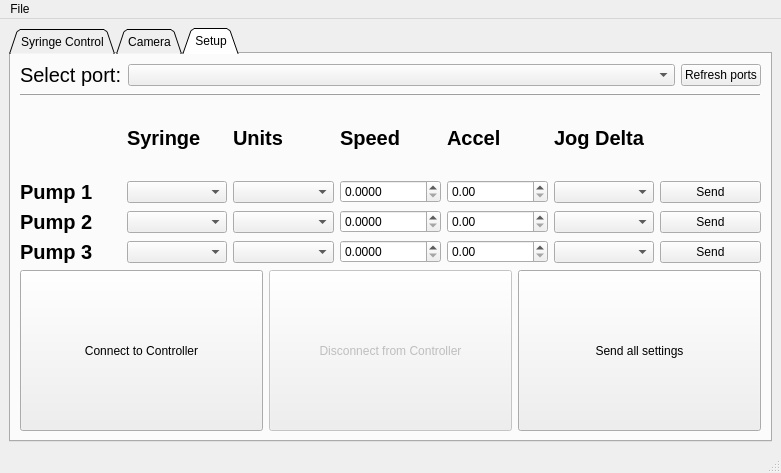
<?xml version="1.0" encoding="UTF-8"?>
<ui version="4.0">
 <class>MainWindow</class>
 <widget class="QMainWindow" name="MainWindow">
  <property name="geometry">
   <rect>
    <x>0</x>
    <y>0</y>
    <width>781</width>
    <height>473</height>
   </rect>
  </property>
  <property name="windowTitle">
   <string>Poseidon Controller</string>
  </property>
  <widget class="QWidget" name="centralwidget">
   <layout class="QVBoxLayout" name="verticalLayout">
    <item>
     <widget class="QTabWidget" name="tabWidget">
      <property name="focusPolicy">
       <enum>Qt::TabFocus</enum>
      </property>
      <property name="acceptDrops">
       <bool>false</bool>
      </property>
      <property name="tabPosition">
       <enum>QTabWidget::North</enum>
      </property>
      <property name="tabShape">
       <enum>QTabWidget::Triangular</enum>
      </property>
      <property name="currentIndex">
       <number>2</number>
      </property>
      <property name="iconSize">
       <size>
        <width>16</width>
        <height>16</height>
       </size>
      </property>
      <property name="movable">
       <bool>false</bool>
      </property>
      <widget class="QWidget" name="control">
       <attribute name="title">
        <string>Syringe Control</string>
       </attribute>
       <layout class="QHBoxLayout" name="horizontalLayout_10">
        <item>
         <layout class="QHBoxLayout" name="horizontalLayout_3">
          <item>
           <layout class="QVBoxLayout" name="verticalLayout_9">
            <item>
             <layout class="QGridLayout" name="gridLayout_6">
              <item row="0" column="2">
               <widget class="Line" name="line_4">
                <property name="frameShadow">
                 <enum>QFrame::Raised</enum>
                </property>
                <property name="lineWidth">
                 <number>3</number>
                </property>
                <property name="orientation">
                 <enum>Qt::Vertical</enum>
                </property>
               </widget>
              </item>
              <item row="0" column="0">
               <widget class="QLabel" name="label">
                <property name="font">
                 <font>
                  <pointsize>15</pointsize>
                  <weight>75</weight>
                  <bold>true</bold>
                 </font>
                </property>
                <property name="text">
                 <string/>
                </property>
                <property name="alignment">
                 <set>Qt::AlignCenter</set>
                </property>
               </widget>
              </item>
              <item row="2" column="3">
               <widget class="QLCDNumber" name="p2_incremental_DISP">
                <property name="frameShape">
                 <enum>QFrame::Panel</enum>
                </property>
                <property name="frameShadow">
                 <enum>QFrame::Sunken</enum>
                </property>
                <property name="digitCount">
                 <number>5</number>
                </property>
               </widget>
              </item>
              <item row="3" column="4">
               <widget class="QLCDNumber" name="p3_remain_DISP">
                <property name="frameShape">
                 <enum>QFrame::Panel</enum>
                </property>
                <property name="frameShadow">
                 <enum>QFrame::Sunken</enum>
                </property>
                <property name="digitCount">
                 <number>5</number>
                </property>
               </widget>
              </item>
              <item row="0" column="3">
               <layout class="QHBoxLayout" name="horizontalLayout_12">
                <item>
                 <widget class="QCheckBox" name="p2_activate_CHECKBOX">
                  <property name="sizePolicy">
                   <sizepolicy hsizetype="Maximum" vsizetype="Fixed">
                    <horstretch>0</horstretch>
                    <verstretch>0</verstretch>
                   </sizepolicy>
                  </property>
                  <property name="text">
                   <string/>
                  </property>
                 </widget>
                </item>
                <item>
                 <widget class="QLabel" name="label_6">
                  <property name="font">
                   <font>
                    <pointsize>15</pointsize>
                    <weight>75</weight>
                    <bold>true</bold>
                   </font>
                  </property>
                  <property name="text">
                   <string>Pump 2</string>
                  </property>
                  <property name="alignment">
                   <set>Qt::AlignCenter</set>
                  </property>
                 </widget>
                </item>
               </layout>
              </item>
              <item row="2" column="0">
               <widget class="QLabel" name="label_56">
                <property name="font">
                 <font>
                  <pointsize>15</pointsize>
                 </font>
                </property>
                <property name="text">
                 <string>Incremental</string>
                </property>
                <property name="alignment">
                 <set>Qt::AlignCenter</set>
                </property>
               </widget>
              </item>
              <item row="2" column="4">
               <widget class="QLCDNumber" name="p3_incremental_DISP">
                <property name="frameShape">
                 <enum>QFrame::Panel</enum>
                </property>
                <property name="frameShadow">
                 <enum>QFrame::Sunken</enum>
                </property>
                <property name="digitCount">
                 <number>5</number>
                </property>
               </widget>
              </item>
              <item row="0" column="1">
               <layout class="QHBoxLayout" name="horizontalLayout_14">
                <item>
                 <widget class="QCheckBox" name="p1_activate_CHECKBOX">
                  <property name="sizePolicy">
                   <sizepolicy hsizetype="Maximum" vsizetype="Fixed">
                    <horstretch>0</horstretch>
                    <verstretch>0</verstretch>
                   </sizepolicy>
                  </property>
                  <property name="text">
                   <string/>
                  </property>
                 </widget>
                </item>
                <item>
                 <widget class="QLabel" name="label_8">
                  <property name="font">
                   <font>
                    <pointsize>15</pointsize>
                    <weight>75</weight>
                    <bold>true</bold>
                   </font>
                  </property>
                  <property name="text">
                   <string>Pump 1</string>
                  </property>
                  <property name="alignment">
                   <set>Qt::AlignCenter</set>
                  </property>
                 </widget>
                </item>
               </layout>
              </item>
              <item row="3" column="0">
               <widget class="QLabel" name="label_57">
                <property name="font">
                 <font>
                  <pointsize>15</pointsize>
                 </font>
                </property>
                <property name="text">
                 <string>Remain</string>
                </property>
                <property name="alignment">
                 <set>Qt::AlignCenter</set>
                </property>
               </widget>
              </item>
              <item row="1" column="3">
               <widget class="QLCDNumber" name="p2_absolute_DISP">
                <property name="frameShape">
                 <enum>QFrame::Panel</enum>
                </property>
                <property name="frameShadow">
                 <enum>QFrame::Sunken</enum>
                </property>
                <property name="digitCount">
                 <number>5</number>
                </property>
               </widget>
              </item>
              <item row="3" column="1">
               <widget class="QLCDNumber" name="p1_remain_DISP">
                <property name="frameShape">
                 <enum>QFrame::Panel</enum>
                </property>
                <property name="frameShadow">
                 <enum>QFrame::Sunken</enum>
                </property>
                <property name="digitCount">
                 <number>5</number>
                </property>
               </widget>
              </item>
              <item row="2" column="1">
               <widget class="QLCDNumber" name="p1_incremental_DISP">
                <property name="frameShape">
                 <enum>QFrame::Panel</enum>
                </property>
                <property name="frameShadow">
                 <enum>QFrame::Sunken</enum>
                </property>
                <property name="digitCount">
                 <number>5</number>
                </property>
               </widget>
              </item>
              <item row="1" column="0">
               <widget class="QLabel" name="label_58">
                <property name="font">
                 <font>
                  <pointsize>15</pointsize>
                 </font>
                </property>
                <property name="text">
                 <string>Absolute</string>
                </property>
                <property name="alignment">
                 <set>Qt::AlignCenter</set>
                </property>
               </widget>
              </item>
              <item row="1" column="4">
               <widget class="QLCDNumber" name="p3_absolute_DISP">
                <property name="frameShape">
                 <enum>QFrame::Panel</enum>
                </property>
                <property name="frameShadow">
                 <enum>QFrame::Sunken</enum>
                </property>
                <property name="digitCount">
                 <number>5</number>
                </property>
               </widget>
              </item>
              <item row="3" column="3">
               <widget class="QLCDNumber" name="p2_remain_DISP">
                <property name="frameShape">
                 <enum>QFrame::Panel</enum>
                </property>
                <property name="frameShadow">
                 <enum>QFrame::Sunken</enum>
                </property>
                <property name="digitCount">
                 <number>5</number>
                </property>
               </widget>
              </item>
              <item row="0" column="4">
               <layout class="QHBoxLayout" name="horizontalLayout_13">
                <item>
                 <widget class="Line" name="line_5">
                  <property name="frameShadow">
                   <enum>QFrame::Raised</enum>
                  </property>
                  <property name="lineWidth">
                   <number>3</number>
                  </property>
                  <property name="orientation">
                   <enum>Qt::Vertical</enum>
                  </property>
                 </widget>
                </item>
                <item>
                 <widget class="QCheckBox" name="p3_activate_CHECKBOX">
                  <property name="sizePolicy">
                   <sizepolicy hsizetype="Maximum" vsizetype="Fixed">
                    <horstretch>0</horstretch>
                    <verstretch>0</verstretch>
                   </sizepolicy>
                  </property>
                  <property name="text">
                   <string/>
                  </property>
                 </widget>
                </item>
                <item>
                 <widget class="QLabel" name="label_25">
                  <property name="font">
                   <font>
                    <pointsize>15</pointsize>
                    <weight>75</weight>
                    <bold>true</bold>
                   </font>
                  </property>
                  <property name="text">
                   <string>Pump 3</string>
                  </property>
                  <property name="alignment">
                   <set>Qt::AlignCenter</set>
                  </property>
                 </widget>
                </item>
               </layout>
              </item>
              <item row="1" column="1">
               <widget class="QLCDNumber" name="p1_absolute_DISP">
                <property name="frameShape">
                 <enum>QFrame::Panel</enum>
                </property>
                <property name="frameShadow">
                 <enum>QFrame::Sunken</enum>
                </property>
                <property name="digitCount">
                 <number>4</number>
                </property>
               </widget>
              </item>
             </layout>
            </item>
            <item>
             <widget class="Line" name="line_3">
              <property name="frameShadow">
               <enum>QFrame::Raised</enum>
              </property>
              <property name="lineWidth">
               <number>2</number>
              </property>
              <property name="orientation">
               <enum>Qt::Horizontal</enum>
              </property>
             </widget>
            </item>
            <item>
             <layout class="QGridLayout" name="gridLayout_3">
              <item row="1" column="0">
               <widget class="QLabel" name="label_23">
                <property name="font">
                 <font>
                  <pointsize>15</pointsize>
                  <weight>75</weight>
                  <italic>false</italic>
                  <bold>true</bold>
                  <underline>false</underline>
                 </font>
                </property>
                <property name="text">
                 <string/>
                </property>
                <property name="alignment">
                 <set>Qt::AlignCenter</set>
                </property>
               </widget>
              </item>
              <item row="4" column="3">
               <widget class="QDoubleSpinBox" name="p3_amount_INPUT"/>
              </item>
              <item row="3" column="0">
               <widget class="QLabel" name="label_14">
                <property name="font">
                 <font>
                  <pointsize>15</pointsize>
                  <weight>75</weight>
                  <bold>true</bold>
                 </font>
                </property>
                <property name="text">
                 <string>Pump 2</string>
                </property>
                <property name="alignment">
                 <set>Qt::AlignCenter</set>
                </property>
               </widget>
              </item>
              <item row="3" column="3">
               <widget class="QDoubleSpinBox" name="p2_amount_INPUT"/>
              </item>
              <item row="4" column="0">
               <widget class="QLabel" name="label_15">
                <property name="font">
                 <font>
                  <pointsize>15</pointsize>
                  <weight>75</weight>
                  <bold>true</bold>
                 </font>
                </property>
                <property name="text">
                 <string>Pump 3</string>
                </property>
                <property name="alignment">
                 <set>Qt::AlignCenter</set>
                </property>
               </widget>
              </item>
              <item row="2" column="3">
               <widget class="QDoubleSpinBox" name="p1_amount_INPUT"/>
              </item>
              <item row="1" column="2">
               <widget class="QLabel" name="label_24">
                <property name="font">
                 <font>
                  <pointsize>15</pointsize>
                  <weight>75</weight>
                  <italic>false</italic>
                  <bold>true</bold>
                  <underline>false</underline>
                 </font>
                </property>
                <property name="text">
                 <string>Speed</string>
                </property>
                <property name="alignment">
                 <set>Qt::AlignCenter</set>
                </property>
               </widget>
              </item>
              <item row="2" column="2">
               <widget class="QLabel" name="p1_units_LABEL">
                <property name="text">
                 <string>[units]</string>
                </property>
                <property name="alignment">
                 <set>Qt::AlignCenter</set>
                </property>
               </widget>
              </item>
              <item row="1" column="3">
               <widget class="QLabel" name="label_10">
                <property name="font">
                 <font>
                  <pointsize>15</pointsize>
                  <weight>75</weight>
                  <italic>false</italic>
                  <bold>true</bold>
                  <underline>false</underline>
                 </font>
                </property>
                <property name="text">
                 <string>Amount </string>
                </property>
                <property name="alignment">
                 <set>Qt::AlignCenter</set>
                </property>
               </widget>
              </item>
              <item row="4" column="1">
               <widget class="QLabel" name="p3_syringe_LABEL">
                <property name="text">
                 <string>syringe</string>
                </property>
                <property name="alignment">
                 <set>Qt::AlignCenter</set>
                </property>
               </widget>
              </item>
              <item row="3" column="2">
               <widget class="QLabel" name="p2_units_LABEL">
                <property name="text">
                 <string>[units]</string>
                </property>
                <property name="alignment">
                 <set>Qt::AlignCenter</set>
                </property>
               </widget>
              </item>
              <item row="2" column="0">
               <widget class="QLabel" name="label_13">
                <property name="font">
                 <font>
                  <pointsize>15</pointsize>
                  <weight>75</weight>
                  <bold>true</bold>
                 </font>
                </property>
                <property name="text">
                 <string>Pump 1</string>
                </property>
                <property name="alignment">
                 <set>Qt::AlignCenter</set>
                </property>
               </widget>
              </item>
              <item row="1" column="1">
               <widget class="QLabel" name="label_27">
                <property name="font">
                 <font>
                  <pointsize>15</pointsize>
                  <weight>75</weight>
                  <italic>false</italic>
                  <bold>true</bold>
                  <underline>false</underline>
                 </font>
                </property>
                <property name="text">
                 <string>Syringe</string>
                </property>
                <property name="alignment">
                 <set>Qt::AlignCenter</set>
                </property>
               </widget>
              </item>
              <item row="4" column="2">
               <widget class="QLabel" name="p3_units_LABEL">
                <property name="text">
                 <string>[units]</string>
                </property>
                <property name="alignment">
                 <set>Qt::AlignCenter</set>
                </property>
               </widget>
              </item>
              <item row="3" column="1">
               <widget class="QLabel" name="p2_syringe_LABEL">
                <property name="text">
                 <string>syringe</string>
                </property>
                <property name="alignment">
                 <set>Qt::AlignCenter</set>
                </property>
               </widget>
              </item>
              <item row="2" column="1">
               <widget class="QLabel" name="p1_syringe_LABEL">
                <property name="text">
                 <string>syringe</string>
                </property>
                <property name="alignment">
                 <set>Qt::AlignCenter</set>
                </property>
               </widget>
              </item>
             </layout>
            </item>
           </layout>
          </item>
          <item>
           <widget class="Line" name="line">
            <property name="frameShadow">
             <enum>QFrame::Raised</enum>
            </property>
            <property name="lineWidth">
             <number>2</number>
            </property>
            <property name="orientation">
             <enum>Qt::Vertical</enum>
            </property>
           </widget>
          </item>
          <item>
           <layout class="QVBoxLayout" name="verticalLayout_2">
            <item>
             <layout class="QHBoxLayout" name="horizontalLayout_11">
              <item>
               <widget class="QPushButton" name="run_BTN">
                <property name="sizePolicy">
                 <sizepolicy hsizetype="Minimum" vsizetype="Minimum">
                  <horstretch>0</horstretch>
                  <verstretch>0</verstretch>
                 </sizepolicy>
                </property>
                <property name="font">
                 <font>
                  <weight>75</weight>
                  <bold>true</bold>
                 </font>
                </property>
                <property name="text">
                 <string>Run</string>
                </property>
               </widget>
              </item>
              <item>
               <widget class="QPushButton" name="pause_BTN">
                <property name="sizePolicy">
                 <sizepolicy hsizetype="Minimum" vsizetype="Minimum">
                  <horstretch>0</horstretch>
                  <verstretch>0</verstretch>
                 </sizepolicy>
                </property>
                <property name="text">
                 <string>Pause</string>
                </property>
               </widget>
              </item>
              <item>
               <widget class="QPushButton" name="zero_BTN">
                <property name="sizePolicy">
                 <sizepolicy hsizetype="Minimum" vsizetype="Minimum">
                  <horstretch>0</horstretch>
                  <verstretch>0</verstretch>
                 </sizepolicy>
                </property>
                <property name="text">
                 <string>Zero</string>
                </property>
               </widget>
              </item>
             </layout>
            </item>
            <item>
             <widget class="QPushButton" name="stop_BTN">
              <property name="sizePolicy">
               <sizepolicy hsizetype="Minimum" vsizetype="Minimum">
                <horstretch>0</horstretch>
                <verstretch>0</verstretch>
               </sizepolicy>
              </property>
              <property name="font">
               <font>
                <weight>75</weight>
                <bold>true</bold>
               </font>
              </property>
              <property name="text">
               <string>STOP</string>
              </property>
             </widget>
            </item>
            <item>
             <widget class="Line" name="line_2">
              <property name="frameShadow">
               <enum>QFrame::Raised</enum>
              </property>
              <property name="lineWidth">
               <number>2</number>
              </property>
              <property name="orientation">
               <enum>Qt::Horizontal</enum>
              </property>
             </widget>
            </item>
            <item>
             <layout class="QHBoxLayout" name="horizontalLayout_4">
              <item>
               <layout class="QVBoxLayout" name="verticalLayout_12">
                <item>
                 <widget class="QPushButton" name="jog_plus_BTN">
                  <property name="sizePolicy">
                   <sizepolicy hsizetype="Minimum" vsizetype="Minimum">
                    <horstretch>0</horstretch>
                    <verstretch>0</verstretch>
                   </sizepolicy>
                  </property>
                  <property name="text">
                   <string>Jog +</string>
                  </property>
                 </widget>
                </item>
                <item>
                 <widget class="QPushButton" name="jog_minus_BTN">
                  <property name="sizePolicy">
                   <sizepolicy hsizetype="Minimum" vsizetype="Minimum">
                    <horstretch>0</horstretch>
                    <verstretch>0</verstretch>
                   </sizepolicy>
                  </property>
                  <property name="text">
                   <string>Jog -</string>
                  </property>
                 </widget>
                </item>
               </layout>
              </item>
              <item>
               <widget class="Line" name="line_15">
                <property name="frameShadow">
                 <enum>QFrame::Raised</enum>
                </property>
                <property name="lineWidth">
                 <number>2</number>
                </property>
                <property name="orientation">
                 <enum>Qt::Vertical</enum>
                </property>
               </widget>
              </item>
              <item>
               <layout class="QVBoxLayout" name="verticalLayout_3">
                <item>
                 <widget class="QLabel" name="label_43">
                  <property name="sizePolicy">
                   <sizepolicy hsizetype="Preferred" vsizetype="Maximum">
                    <horstretch>0</horstretch>
                    <verstretch>0</verstretch>
                   </sizepolicy>
                  </property>
                  <property name="font">
                   <font>
                    <pointsize>15</pointsize>
                    <weight>75</weight>
                    <bold>true</bold>
                   </font>
                  </property>
                  <property name="text">
                   <string>Coord.</string>
                  </property>
                  <property name="alignment">
                   <set>Qt::AlignCenter</set>
                  </property>
                 </widget>
                </item>
                <item>
                 <widget class="QRadioButton" name="absolute_RADIO">
                  <property name="font">
                   <font>
                    <pointsize>15</pointsize>
                   </font>
                  </property>
                  <property name="text">
                   <string>Abs.</string>
                  </property>
                  <property name="checked">
                   <bool>true</bool>
                  </property>
                 </widget>
                </item>
                <item>
                 <widget class="QRadioButton" name="incremental_RADIO">
                  <property name="font">
                   <font>
                    <pointsize>15</pointsize>
                   </font>
                  </property>
                  <property name="text">
                   <string>Incr.</string>
                  </property>
                 </widget>
                </item>
               </layout>
              </item>
             </layout>
            </item>
           </layout>
          </item>
         </layout>
        </item>
       </layout>
      </widget>
      <widget class="QWidget" name="camera">
       <attribute name="title">
        <string>Camera</string>
       </attribute>
       <layout class="QVBoxLayout" name="verticalLayout_11">
        <item>
         <widget class="QLabel" name="imgLabel">
          <property name="sizePolicy">
           <sizepolicy hsizetype="Preferred" vsizetype="MinimumExpanding">
            <horstretch>0</horstretch>
            <verstretch>0</verstretch>
           </sizepolicy>
          </property>
          <property name="text">
           <string/>
          </property>
          <property name="alignment">
           <set>Qt::AlignCenter</set>
          </property>
         </widget>
        </item>
        <item>
         <layout class="QVBoxLayout" name="verticalLayout_10">
          <item>
           <layout class="QHBoxLayout" name="horizontalLayout_5">
            <item>
             <widget class="QPushButton" name="camera_connect_BTN">
              <property name="sizePolicy">
               <sizepolicy hsizetype="Minimum" vsizetype="Maximum">
                <horstretch>0</horstretch>
                <verstretch>0</verstretch>
               </sizepolicy>
              </property>
              <property name="text">
               <string>Connect</string>
              </property>
             </widget>
            </item>
            <item>
             <widget class="QPushButton" name="camera_disconnect_BTN">
              <property name="sizePolicy">
               <sizepolicy hsizetype="Minimum" vsizetype="Maximum">
                <horstretch>0</horstretch>
                <verstretch>0</verstretch>
               </sizepolicy>
              </property>
              <property name="text">
               <string>Disconnect</string>
              </property>
             </widget>
            </item>
            <item>
             <widget class="QPushButton" name="camera_capture_image_BTN">
              <property name="sizePolicy">
               <sizepolicy hsizetype="Minimum" vsizetype="Maximum">
                <horstretch>0</horstretch>
                <verstretch>0</verstretch>
               </sizepolicy>
              </property>
              <property name="text">
               <string>Capture Image</string>
              </property>
             </widget>
            </item>
            <item>
             <widget class="QPushButton" name="pushButton_4">
              <property name="sizePolicy">
               <sizepolicy hsizetype="Minimum" vsizetype="Maximum">
                <horstretch>0</horstretch>
                <verstretch>0</verstretch>
               </sizepolicy>
              </property>
              <property name="text">
               <string>PushButton</string>
              </property>
             </widget>
            </item>
           </layout>
          </item>
         </layout>
        </item>
       </layout>
      </widget>
      <widget class="QWidget" name="setup">
       <attribute name="title">
        <string>Setup</string>
       </attribute>
       <layout class="QVBoxLayout" name="verticalLayout_14">
        <item>
         <layout class="QHBoxLayout" name="horizontalLayout_2">
          <item>
           <widget class="QLabel" name="label_7">
            <property name="sizePolicy">
             <sizepolicy hsizetype="Maximum" vsizetype="Preferred">
              <horstretch>0</horstretch>
              <verstretch>0</verstretch>
             </sizepolicy>
            </property>
            <property name="font">
             <font>
              <pointsize>15</pointsize>
             </font>
            </property>
            <property name="text">
             <string>Select port:</string>
            </property>
           </widget>
          </item>
          <item>
           <widget class="QComboBox" name="port_DROPDOWN"/>
          </item>
          <item>
           <widget class="QPushButton" name="refresh_ports_BTN">
            <property name="sizePolicy">
             <sizepolicy hsizetype="Maximum" vsizetype="Fixed">
              <horstretch>0</horstretch>
              <verstretch>0</verstretch>
             </sizepolicy>
            </property>
            <property name="text">
             <string>Refresh ports</string>
            </property>
           </widget>
          </item>
         </layout>
        </item>
        <item>
         <widget class="Line" name="line_6">
          <property name="frameShadow">
           <enum>QFrame::Raised</enum>
          </property>
          <property name="orientation">
           <enum>Qt::Horizontal</enum>
          </property>
         </widget>
        </item>
        <item>
         <layout class="QVBoxLayout" name="verticalLayout_13">
          <item>
           <layout class="QGridLayout" name="gridLayout">
            <item row="3" column="2">
             <widget class="QComboBox" name="p3_units_DROPDOWN"/>
            </item>
            <item row="2" column="2">
             <widget class="QComboBox" name="p2_units_DROPDOWN"/>
            </item>
            <item row="2" column="4">
             <widget class="QDoubleSpinBox" name="p2_accel_INPUT">
              <property name="maximum">
               <double>99999.990000000005239</double>
              </property>
             </widget>
            </item>
            <item row="0" column="4">
             <widget class="QLabel" name="label_19">
              <property name="font">
               <font>
                <pointsize>15</pointsize>
                <weight>75</weight>
                <bold>true</bold>
               </font>
              </property>
              <property name="text">
               <string>Accel</string>
              </property>
             </widget>
            </item>
            <item row="1" column="3">
             <widget class="QDoubleSpinBox" name="p1_speed_INPUT">
              <property name="decimals">
               <number>4</number>
              </property>
             </widget>
            </item>
            <item row="2" column="1">
             <widget class="QComboBox" name="p2_syringe_DROPDOWN"/>
            </item>
            <item row="2" column="3">
             <widget class="QDoubleSpinBox" name="p2_speed_INPUT">
              <property name="decimals">
               <number>4</number>
              </property>
             </widget>
            </item>
            <item row="1" column="4">
             <widget class="QDoubleSpinBox" name="p1_accel_INPUT">
              <property name="maximum">
               <double>99999.990000000005239</double>
              </property>
             </widget>
            </item>
            <item row="3" column="1">
             <widget class="QComboBox" name="p3_syringe_DROPDOWN"/>
            </item>
            <item row="3" column="3">
             <widget class="QDoubleSpinBox" name="p3_speed_INPUT">
              <property name="decimals">
               <number>4</number>
              </property>
             </widget>
            </item>
            <item row="1" column="2">
             <widget class="QComboBox" name="p1_units_DROPDOWN"/>
            </item>
            <item row="1" column="1">
             <widget class="QComboBox" name="p1_syringe_DROPDOWN"/>
            </item>
            <item row="0" column="1">
             <widget class="QLabel" name="label_16">
              <property name="font">
               <font>
                <pointsize>15</pointsize>
                <weight>75</weight>
                <bold>true</bold>
               </font>
              </property>
              <property name="text">
               <string>Syringe</string>
              </property>
             </widget>
            </item>
            <item row="0" column="5">
             <widget class="QLabel" name="label_20">
              <property name="font">
               <font>
                <pointsize>15</pointsize>
                <weight>75</weight>
                <bold>true</bold>
               </font>
              </property>
              <property name="text">
               <string>Jog Delta</string>
              </property>
             </widget>
            </item>
            <item row="1" column="0">
             <widget class="QLabel" name="label_2">
              <property name="font">
               <font>
                <pointsize>15</pointsize>
                <weight>75</weight>
                <bold>true</bold>
               </font>
              </property>
              <property name="text">
               <string>Pump 1</string>
              </property>
             </widget>
            </item>
            <item row="2" column="0">
             <widget class="QLabel" name="label_3">
              <property name="font">
               <font>
                <pointsize>15</pointsize>
                <weight>75</weight>
                <bold>true</bold>
               </font>
              </property>
              <property name="text">
               <string>Pump 2</string>
              </property>
             </widget>
            </item>
            <item row="0" column="3">
             <widget class="QLabel" name="label_18">
              <property name="font">
               <font>
                <pointsize>15</pointsize>
                <weight>75</weight>
                <bold>true</bold>
               </font>
              </property>
              <property name="text">
               <string>Speed</string>
              </property>
             </widget>
            </item>
            <item row="0" column="2">
             <widget class="QLabel" name="label_17">
              <property name="font">
               <font>
                <pointsize>15</pointsize>
                <weight>75</weight>
                <bold>true</bold>
               </font>
              </property>
              <property name="text">
               <string>Units</string>
              </property>
             </widget>
            </item>
            <item row="3" column="4">
             <widget class="QDoubleSpinBox" name="p3_accel_INPUT">
              <property name="maximum">
               <double>99999.990000000005239</double>
              </property>
             </widget>
            </item>
            <item row="3" column="0">
             <widget class="QLabel" name="label_4">
              <property name="font">
               <font>
                <pointsize>15</pointsize>
                <weight>75</weight>
                <bold>true</bold>
               </font>
              </property>
              <property name="text">
               <string>Pump 3</string>
              </property>
             </widget>
            </item>
            <item row="1" column="6">
             <widget class="QPushButton" name="p1_setup_send_BTN">
              <property name="text">
               <string>Send</string>
              </property>
             </widget>
            </item>
            <item row="2" column="6">
             <widget class="QPushButton" name="p2_setup_send_BTN">
              <property name="text">
               <string>Send</string>
              </property>
             </widget>
            </item>
            <item row="3" column="6">
             <widget class="QPushButton" name="p3_setup_send_BTN">
              <property name="text">
               <string>Send</string>
              </property>
             </widget>
            </item>
            <item row="1" column="5">
             <widget class="QComboBox" name="p1_setup_jog_delta_INPUT"/>
            </item>
            <item row="2" column="5">
             <widget class="QComboBox" name="p2_setup_jog_delta_INPUT"/>
            </item>
            <item row="3" column="5">
             <widget class="QComboBox" name="p3_setup_jog_delta_INPUT"/>
            </item>
           </layout>
          </item>
          <item>
           <layout class="QHBoxLayout" name="horizontalLayout_7">
            <item>
             <widget class="QPushButton" name="connect_BTN">
              <property name="sizePolicy">
               <sizepolicy hsizetype="Minimum" vsizetype="Minimum">
                <horstretch>0</horstretch>
                <verstretch>0</verstretch>
               </sizepolicy>
              </property>
              <property name="text">
               <string>Connect to Controller</string>
              </property>
             </widget>
            </item>
            <item>
             <widget class="QPushButton" name="disconnect_BTN">
              <property name="enabled">
               <bool>false</bool>
              </property>
              <property name="sizePolicy">
               <sizepolicy hsizetype="Minimum" vsizetype="Minimum">
                <horstretch>0</horstretch>
                <verstretch>0</verstretch>
               </sizepolicy>
              </property>
              <property name="text">
               <string>Disconnect from Controller</string>
              </property>
             </widget>
            </item>
            <item>
             <widget class="QPushButton" name="send_all_BTN">
              <property name="sizePolicy">
               <sizepolicy hsizetype="Minimum" vsizetype="Minimum">
                <horstretch>0</horstretch>
                <verstretch>0</verstretch>
               </sizepolicy>
              </property>
              <property name="acceptDrops">
               <bool>true</bool>
              </property>
              <property name="text">
               <string>Send all settings</string>
              </property>
             </widget>
            </item>
           </layout>
          </item>
         </layout>
        </item>
       </layout>
      </widget>
     </widget>
    </item>
   </layout>
  </widget>
  <widget class="QStatusBar" name="status_bar_DISP"/>
  <widget class="QMenuBar" name="menuBar">
   <property name="geometry">
    <rect>
     <x>0</x>
     <y>0</y>
     <width>781</width>
     <height>22</height>
    </rect>
   </property>
   <property name="nativeMenuBar">
    <bool>false</bool>
   </property>
   <widget class="QMenu" name="menuFile">
    <property name="title">
     <string>File</string>
    </property>
    <addaction name="load_settings_BTN"/>
    <addaction name="save_settings_BTN"/>
   </widget>
   <addaction name="menuFile"/>
  </widget>
  <action name="load_settings_INPUT">
   <property name="text">
    <string>Load settings</string>
   </property>
  </action>
  <action name="save_settings_INPUT">
   <property name="text">
    <string>Save settings</string>
   </property>
  </action>
  <action name="load_settings_BTN">
   <property name="text">
    <string>Load settings</string>
   </property>
  </action>
  <action name="save_settings_BTN">
   <property name="text">
    <string>Save settings</string>
   </property>
  </action>
 </widget>
 <resources/>
 <connections/>
</ui>
